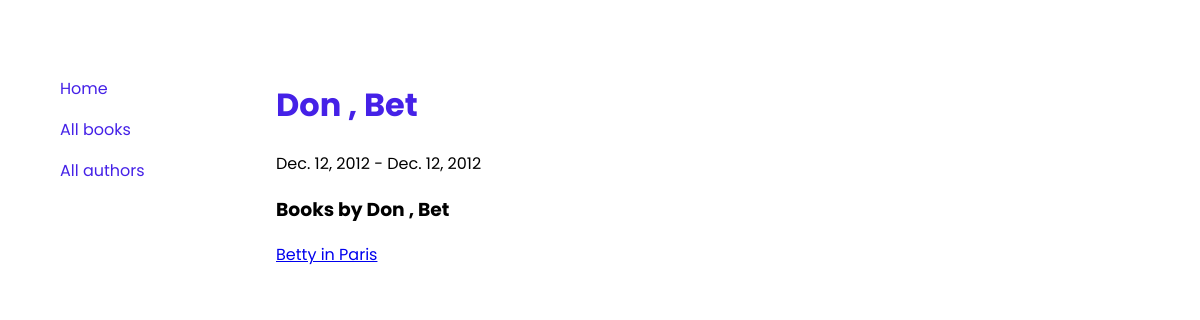
The page /catalog/authors/2 on the database its author committed.
### catalog/models.py (models this page shows, shortened)
class Author(models.Model):
    first_name = models.CharField(max_length=100)
    last_name = models.CharField(max_length=100)
    date_of_birth = models.DateField(null=True, blank=True)
    date_of_death = models.DateField('Died',null=True, blank=True)
    class Meta:
        ordering = ['last_name', 'first_name']
    def __str__(self):
        return f'{self.last_name} , {self.first_name}'

class Book(models.Model):
    title = models.CharField(max_length=200)
    author = models.ForeignKey('Author', on_delete=models.SET_NULL, null=True)
    summary = models.TextField(max_length=1000, help_text="Enter a brief description of the book")
    isbn = models.CharField('ISBN', max_length=13, unique=True, help_text='13 character <a href="https://www.isbn-international.org/content/what-isbn">ISBN number</a> ')
    genre = models.ManyToManyField(Genre, help_text='Select a genre for this book')
    image = models.ImageField(upload_to='uploads')
    def __str__(self):
        return self.title

### catalog/views.py (the view)
# urls.py: path('authors/<int:pk>', views.authorDetails, name='authorDetails'),
def authorDetails(request, pk):
    author = Author.objects.get(id=pk)
    authorBooks = Book.objects.filter(author = pk)
    context = {
        'author': author,
        'books': authorBooks
    }
    return render(request, 'catalog/authorDetails.html', context )

### catalog/templates/catalog/authorDetails.html
{% extends 'catalog/base_generic.html' %} {% block MainContent %}
<div class="content">
  <h1>{{ author }}</h1>
  {{ author.date_of_birth }} - {{ author.date_of_death }}
<h3>Books by {{ author }}</h3>
{% for book in books %}
  <a href="{% url 'bookDetails' book.id %}">{{ book }}</a>
{% endfor %}
</div>
{% endblock %}

### catalog/static/css/styles.css (style rules this page uses)
:root { --primary-color: rgb(69, 33, 231); }
body { font-family: 'Poppins'; margin: 5%; }
h1 { color: var(--primary-color); }

### rows shown on the page
Author: last_name+first_name "Don , Bet", date_of_birth "Dec. 12, 2012", date_of_death "Dec. 12, 2012"
Book: title "Betty in Paris"
